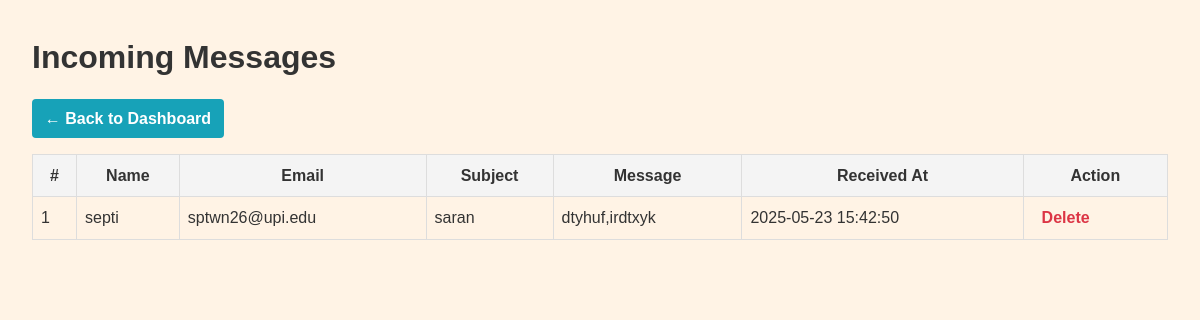
Screenshot of /admin/admin_contacts.php with the database file from the repository.
### tables this page shows
CREATE TABLE `contacts` (
  `id` int(11) NOT NULL,
  `name` varchar(100) NOT NULL,
  `email` varchar(150) NOT NULL,
  `subject` varchar(200) DEFAULT NULL,
  `message` text NOT NULL,
  `created_at` timestamp NOT NULL DEFAULT current_timestamp()
);

### admin/admin_contacts.php (the view, shortened to what this page needs)
<?php
require '../koneksi/config.php';
$stmt     = $pdo->query("SELECT * FROM contacts ORDER BY created_at DESC");
$contacts = $stmt->fetchAll();
?>
<!DOCTYPE html>
<html lang="en">
<head>
  <link rel="stylesheet" href="../css/style.css">
</head>
<body>
  <h1>Incoming Messages</h1>
  <a href="index.php" class="button">← Back to Dashboard</a>
  <?php if (empty($contacts)): ?>
    <p>No messages yet.</p>
  <?php else: ?>
    <table>
      <thead>
        <tr>
          <th>#</th>
          <th>Name</th>
          <th>Email</th>
          <th>Subject</th>
          <th>Message</th>
          <th>Received At</th>
          <th>Action</th>
        </tr>
      </thead>
      <tbody>
        <?php foreach ($contacts as $c): ?>
        <tr>
          <td><?= htmlspecialchars($c['id']) ?></td>
          <td><?= htmlspecialchars($c['name']) ?></td>
          <td><?= htmlspecialchars($c['email']) ?></td>
          <td><?= htmlspecialchars($c['subject'] ?: '-') ?></td>
          <td class="message"><?= nl2br(htmlspecialchars($c['message'])) ?></td>
          <td><?= htmlspecialchars($c['created_at']) ?></td>
          <td>
            <a href="?delete=<?= $c['id'] ?>"
               class="delete"
               onclick="return confirm('Hapus pesan dari <?= addslashes($c['name']) ?>?');">
              Delete
            </a>
          </td>
        </tr>
        <?php endforeach; ?>
      </tbody>
    </table>
  <?php endif; ?>
</body>
</html>

### css/style.css (style rules this page uses)
* { box-sizing: border-box; margin: 0; padding: 0; }
body { font-family: 'Poppins', sans-serif; background: #fff3e5; color: #333; line-height: 1.6; }
a { text-decoration: none; color: inherit; }
a { color: #ffff; text-decoration: none; font-weight: bold; padding: 10px; }

### admin/admin_contacts.php (style rules this page uses)
body { font-family: Arial, sans-serif; padding:2rem; }
h1 { margin-bottom:1rem; }
a.button { display:inline-block; padding:.4rem .8rem; margin-bottom:1rem; background:#17a2b8; color:#fff; text-decoration:none; border-radius:4px; }
table { width:100%; border-collapse: collapse; }
th, td { border:1px solid #ddd; padding:.5rem; vertical-align: top; }
th { background:#f4f4f4; }
td.message { max-width: 300px; white-space: pre-wrap; }
a.delete { color:#dc3545; text-decoration:none; }

### rows the page displays
contacts: id "1", name "septi", email "sptwn26@upi.edu", subject "saran", message "dtyhuf,irdtxyk", created_at "2025-05-23 15:42:50"
